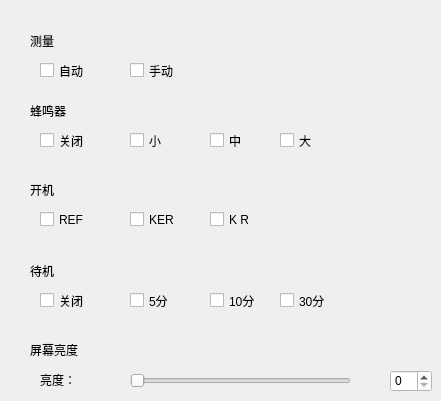
   <widget class="QWidget" name="page_moshi">
    <widget class="QCheckBox" name="checkBox_39">
     <property name="geometry">
      <rect>
       <x>280</x>
       <y>290</y>
       <width>81</width>
       <height>21</height>
      </rect>
     </property>
     <property name="acceptDrops">
      <bool>true</bool>
     </property>
     <property name="styleSheet">
      <string notr="true">font: 13pt &quot;黑体&quot;;</string>
     </property>
     <property name="text">
      <string>30分</string>
     </property>
    </widget>
    <widget class="QLabel" name="label_10">
     <property name="geometry">
      <rect>
       <x>30</x>
       <y>100</y>
       <width>61</width>
       <height>21</height>
      </rect>
     </property>
     <property name="styleSheet">
      <string notr="true">font: 14pt &quot;黑体&quot;;</string>
     </property>
     <property name="text">
      <string>蜂鸣器</string>
     </property>
    </widget>
    <widget class="QCheckBox" name="checkBox_29">
     <property name="geometry">
      <rect>
       <x>40</x>
       <y>209</y>
       <width>81</width>
       <height>21</height>
      </rect>
     </property>
     <property name="acceptDrops">
      <bool>true</bool>
     </property>
     <property name="styleSheet">
      <string notr="true">font: 13pt &quot;黑体&quot;;</string>
     </property>
     <property name="text">
      <string>REF</string>
     </property>
    </widget>
    <widget class="QLabel" name="label_12">
     <property name="geometry">
      <rect>
       <x>30</x>
       <y>261</y>
       <width>81</width>
       <height>20</height>
      </rect>
     </property>
     <property name="styleSheet">
      <string notr="true">font: 14pt &quot;黑体&quot;;</string>
     </property>
     <property name="text">
      <string>待机</string>
     </property>
    </widget>
    <widget class="QCheckBox" name="checkBox_32">
     <property name="geometry">
      <rect>
       <x>40</x>
       <y>60</y>
       <width>81</width>
       <height>21</height>
      </rect>
     </property>
     <property name="acceptDrops">
      <bool>true</bool>
     </property>
     <property name="styleSheet">
      <string notr="true">font: 13pt &quot;黑体&quot;;</string>
     </property>
     <property name="text">
      <string>自动</string>
     </property>
    </widget>
    <widget class="QCheckBox" name="checkBox_37">
     <property name="geometry">
      <rect>
       <x>210</x>
       <y>290</y>
       <width>51</width>
       <height>21</height>
      </rect>
     </property>
     <property name="acceptDrops">
      <bool>true</bool>
     </property>
     <property name="styleSheet">
      <string notr="true">font: 13pt &quot;黑体&quot;;</string>
     </property>
     <property name="text">
      <string>10分</string>
     </property>
    </widget>
    <widget class="QCheckBox" name="checkBox_38">
     <property name="geometry">
      <rect>
       <x>280</x>
       <y>130</y>
       <width>81</width>
       <height>21</height>
      </rect>
     </property>
     <property name="acceptDrops">
      <bool>true</bool>
     </property>
     <property name="styleSheet">
      <string notr="true">font: 13pt &quot;黑体&quot;;</string>
     </property>
     <property name="text">
      <string>大</string>
     </property>
    </widget>
    <widget class="QCheckBox" name="checkBox_31">
     <property name="geometry">
      <rect>
       <x>40</x>
       <y>290</y>
       <width>81</width>
       <height>21</height>
      </rect>
     </property>
     <property name="acceptDrops">
      <bool>true</bool>
     </property>
     <property name="styleSheet">
      <string notr="true">font: 13pt &quot;黑体&quot;;</string>
     </property>
     <property name="text">
      <string>关闭</string>
     </property>
    </widget>
    <widget class="QCheckBox" name="checkBox_27">
     <property name="geometry">
      <rect>
       <x>130</x>
       <y>130</y>
       <width>81</width>
       <height>21</height>
      </rect>
     </property>
     <property name="acceptDrops">
      <bool>true</bool>
     </property>
     <property name="styleSheet">
      <string notr="true">font: 13pt &quot;黑体&quot;;</string>
     </property>
     <property name="text">
      <string>小</string>
     </property>
    </widget>
    <widget class="QSpinBox" name="spinBox">
     <property name="geometry">
      <rect>
       <x>390</x>
       <y>370</y>
       <width>42</width>
       <height>22</height>
      </rect>
     </property>
     <property name="styleSheet">
      <string notr="true">background-color: rgb(255, 255, 255);</string>
     </property>
    </widget>
    <widget class="QCheckBox" name="checkBox_35">
     <property name="geometry">
      <rect>
       <x>130</x>
       <y>209</y>
       <width>81</width>
       <height>21</height>
      </rect>
     </property>
     <property name="acceptDrops">
      <bool>true</bool>
     </property>
     <property name="styleSheet">
      <string notr="true">font: 13pt &quot;黑体&quot;;</string>
     </property>
     <property name="text">
      <string>KER</string>
     </property>
    </widget>
    <widget class="QCheckBox" name="checkBox_28">
     <property name="geometry">
      <rect>
       <x>130</x>
       <y>60</y>
       <width>81</width>
       <height>21</height>
      </rect>
     </property>
     <property name="acceptDrops">
      <bool>true</bool>
     </property>
     <property name="styleSheet">
      <string notr="true">font: 13pt &quot;黑体&quot;;</string>
     </property>
     <property name="text">
      <string>手动</string>
     </property>
    </widget>
    <widget class="QLabel" name="label_13">
     <property name="geometry">
      <rect>
       <x>30</x>
       <y>340</y>
       <width>81</width>
       <height>20</height>
      </rect>
     </property>
     <property name="styleSheet">
      <string notr="true">font: 14pt &quot;黑体&quot;;</string>
     </property>
     <property name="text">
      <string>屏幕亮度</string>
     </property>
    </widget>
    <widget class="QSlider" name="horizontalSlider">
     <property name="geometry">
      <rect>
       <x>130</x>
       <y>370</y>
       <width>221</width>
       <height>22</height>
      </rect>
     </property>
     <property name="orientation">
      <enum>Qt::Horizontal</enum>
     </property>
    </widget>
    <widget class="QLabel" name="label_11">
     <property name="geometry">
      <rect>
       <x>30</x>
       <y>180</y>
       <width>61</width>
       <height>20</height>
      </rect>
     </property>
     <property name="styleSheet">
      <string notr="true">font: 14pt &quot;黑体&quot;;</string>
     </property>
     <property name="text">
      <string>开机</string>
     </property>
    </widget>
    <widget class="QCheckBox" name="checkBox_25">
     <property name="geometry">
      <rect>
       <x>130</x>
       <y>290</y>
       <width>81</width>
       <height>21</height>
      </rect>
     </property>
     <property name="acceptDrops">
      <bool>true</bool>
     </property>
     <property name="styleSheet">
      <string notr="true">font: 13pt &quot;黑体&quot;;</string>
     </property>
     <property name="text">
      <string>5分</string>
     </property>
    </widget>
    <widget class="QLabel" name="label_14">
     <property name="geometry">
      <rect>
       <x>40</x>
       <y>370</y>
       <width>81</width>
       <height>20</height>
      </rect>
     </property>
     <property name="styleSheet">
      <string notr="true">font: 14pt &quot;黑体&quot;;</string>
     </property>
     <property name="text">
      <string>亮度：</string>
     </property>
    </widget>
    <widget class="QCheckBox" name="checkBox_36">
     <property name="geometry">
      <rect>
       <x>210</x>
       <y>130</y>
       <width>51</width>
       <height>21</height>
      </rect>
     </property>
     <property name="acceptDrops">
      <bool>true</bool>
     </property>
     <property name="styleSheet">
      <string notr="true">font: 13pt &quot;黑体&quot;;</string>
     </property>
     <property name="text">
      <string>中</string>
     </property>
    </widget>
    <widget class="QLabel" name="label_9">
     <property name="geometry">
      <rect>
       <x>30</x>
       <y>30</y>
       <width>41</width>
       <height>21</height>
      </rect>
     </property>
     <property name="styleSheet">
      <string notr="true">font: 14pt &quot;黑体&quot;;</string>
     </property>
     <property name="text">
      <string>测量</string>
     </property>
    </widget>
    <widget class="QCheckBox" name="checkBox_34">
     <property name="geometry">
      <rect>
       <x>40</x>
       <y>130</y>
       <width>81</width>
       <height>21</height>
      </rect>
     </property>
     <property name="acceptDrops">
      <bool>true</bool>
     </property>
     <property name="styleSheet">
      <string notr="true">font: 13pt &quot;黑体&quot;;</string>
     </property>
     <property name="text">
      <string>关闭</string>
     </property>
    </widget>
    <widget class="QCheckBox" name="checkBox_33">
     <property name="geometry">
      <rect>
       <x>210</x>
       <y>209</y>
       <width>51</width>
       <height>21</height>
      </rect>
     </property>
     <property name="acceptDrops">
      <bool>true</bool>
     </property>
     <property name="styleSheet">
      <string notr="true">font: 13pt &quot;黑体&quot;;</string>
     </property>
     <property name="text">
      <string>K R</string>
     </property>
    </widget>
   </widget>
